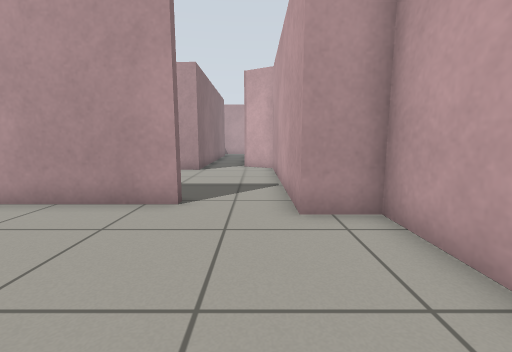
View 1 (above)

15 first-person views from a walk through a robot-simulator world made for Gazebo. The camera is 0.72 m above the floor, tilts 8° down and sees 90° across. The floor is counted in squares, 0.5 m on a side. Each view is taken from the middle of a square. On the plan, view 1 faces up. The plan holds only what a view shows up to about 13 squares ahead; the rest is blank.

View 2
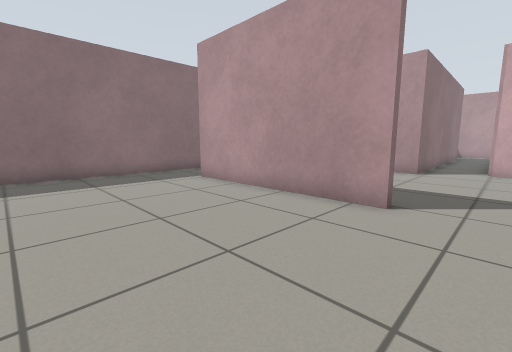

View 3
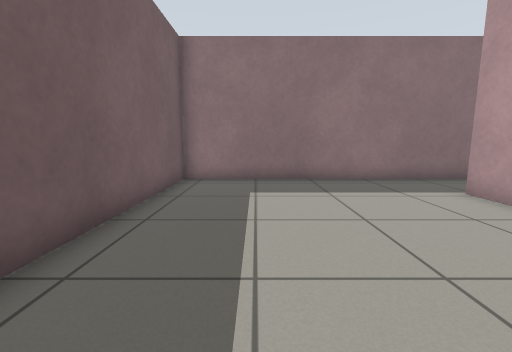

View 4
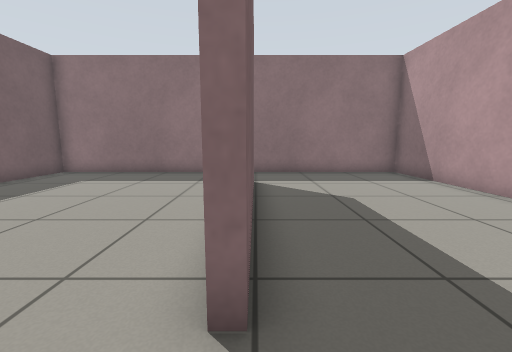

View 5
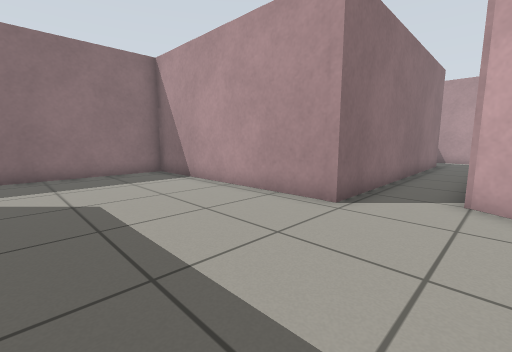

View 6
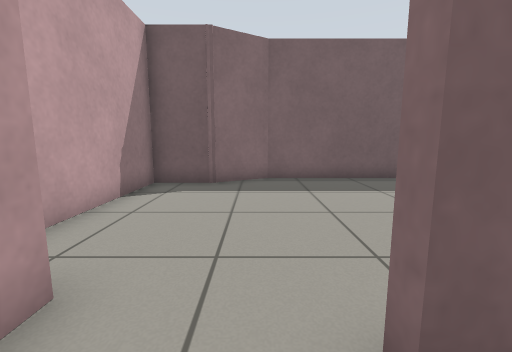

View 7
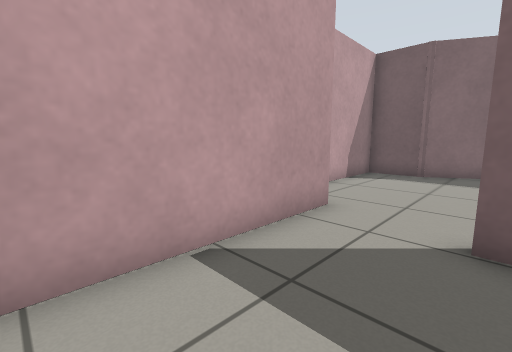

View 8
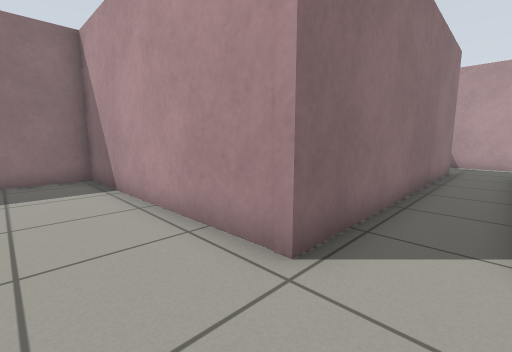

View 9
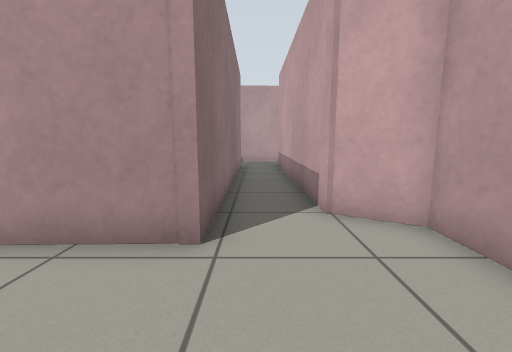

View 10
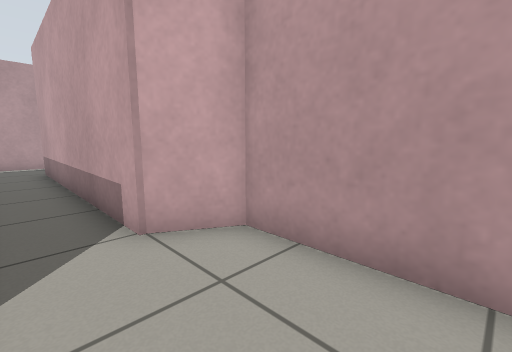

View 11
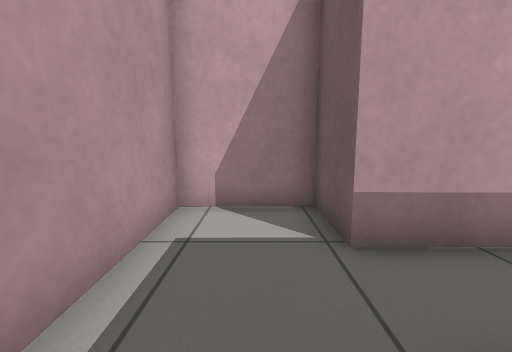

View 12
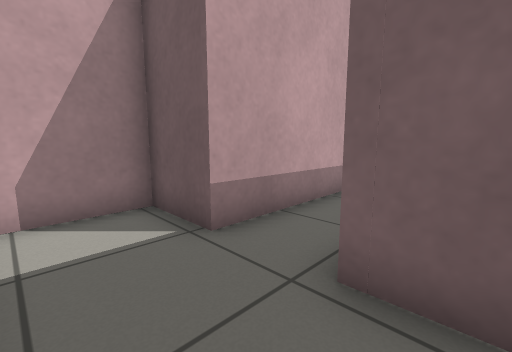

View 13
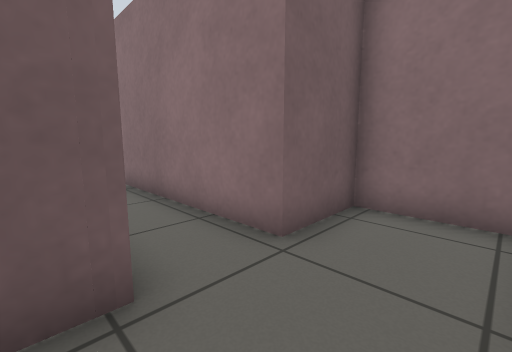

View 14
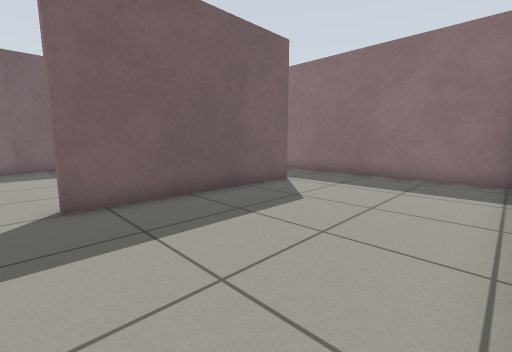

View 15
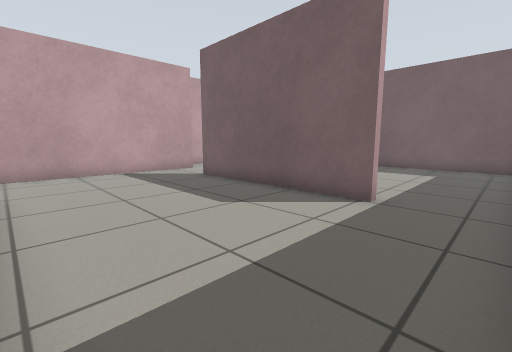

### Floor plan
Points are (right, up) in squares from view 1. A wall is a line through its corners. A room is listed if a view was taken in it or the views show most of it. See-through windows are left out.
Room 1 (views 1, 2, 3)
walls: (-1.8, 5.6) (-8.9, 5.6); (-11.4, 5.5) (-11.4, -2.7) (-1.4, -2.7) (0.5, -1.6) (2.5, -1.6) (2.5, 4.8) (0.9, 4.8)
ways out: opening at (-10, 6) to room 2; opening at (-0.5, 6) to room 2
Room 2 (views 4, 5, 6, 7, 8, 9, 10, 14, 15)
walls: (-2.8, 13.4) (-2.8, 12.4) (-11.4, 12.2) (-11.4, 5.5); (-8.9, 5.9) (-1.8, 5.9); (0.9, 4.8) (0.9, 13.1) (-0.6, 13.9)
ways out: opening at (-10, 6) to room 1; opening at (-0.5, 6) to room 1; opening at (-1.5, 14) to room 3
Room 3 (views 11, 12, 13)
walls: (-5.4, 26.2) (-5.4, 23.7) (-2.9, 23.7) (-2.8, 13.4); (-0.6, 13.9) (-0.7, 23.7) (1.5, 23.7) (1.4, 26.7) (-3.4, 26.6)
ways out: opening at (-1.5, 14) to room 2

Where each view was taken, in squares from view 1:
view 1: 0 up, 0 right, facing up
view 2: 0 up, 0 right, facing up-left
view 3: 0 up, 2 left, facing left
view 4: 6 up, 0 right, facing left
view 5: 7 up, 0 right, facing up-left
view 6: 7 up, 1 left, facing down
view 7: 10 up, 2 left, facing down-right
view 8: 10 up, 1 left, facing up-left
view 9: 9 up, 2 left, facing up
view 10: 10 up, 2 left, facing up-right
view 11: 25 up, 4 left, facing right
view 12: 26 up, 4 left, facing down-right
view 13: 26 up, 0 right, facing down-left
view 14: 12 up, 1 left, facing down-left
view 15: 12 up, 11 left, facing down-right
